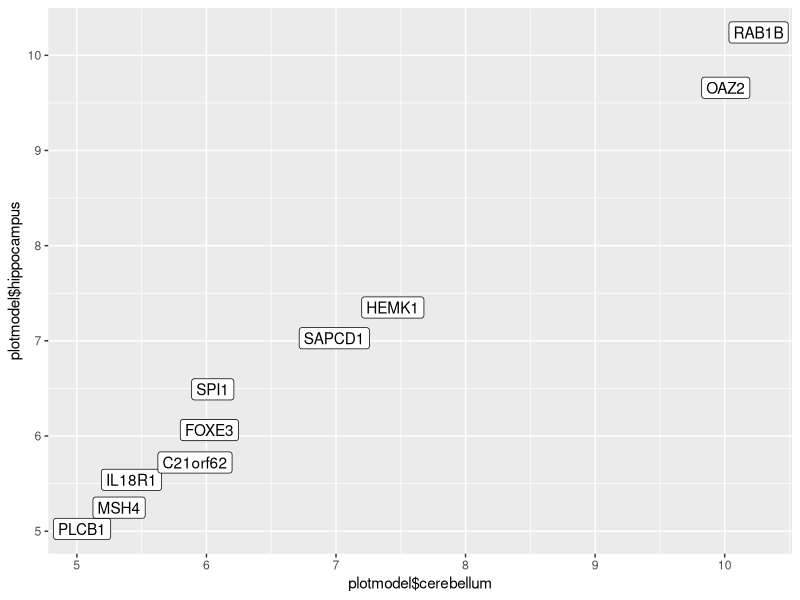
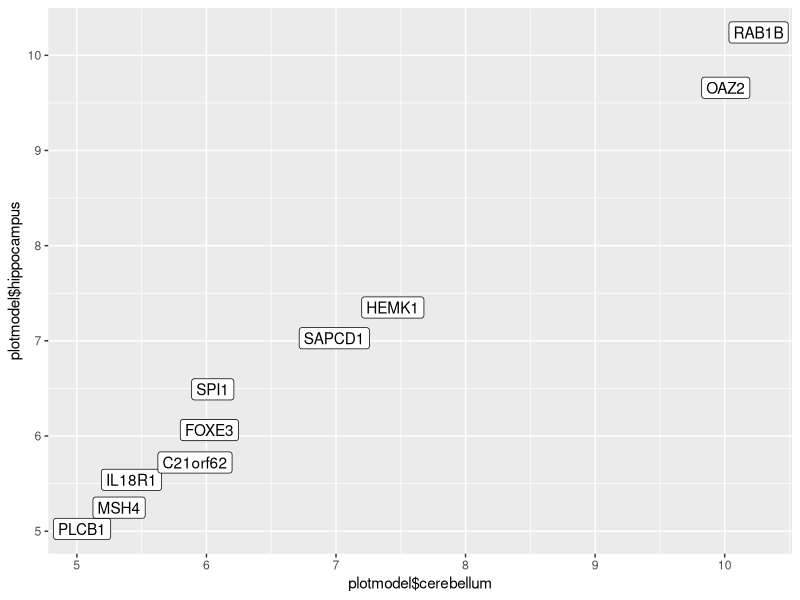
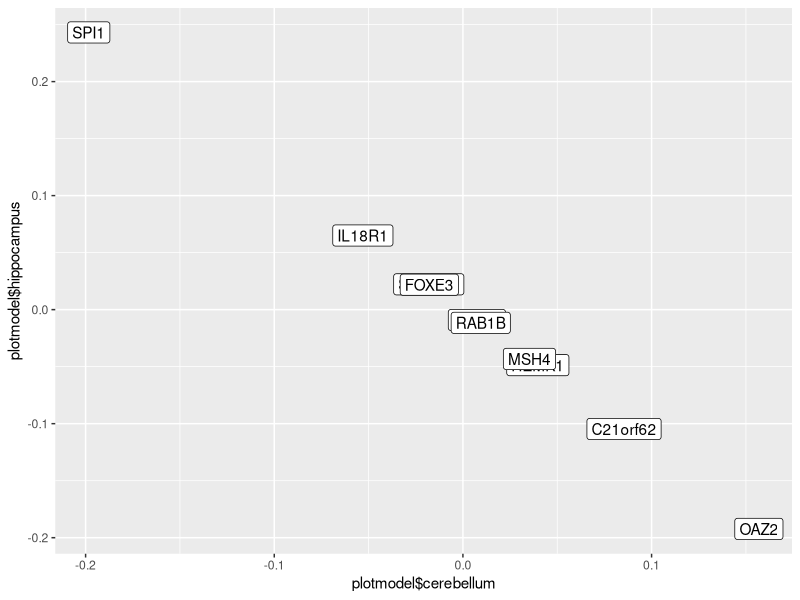
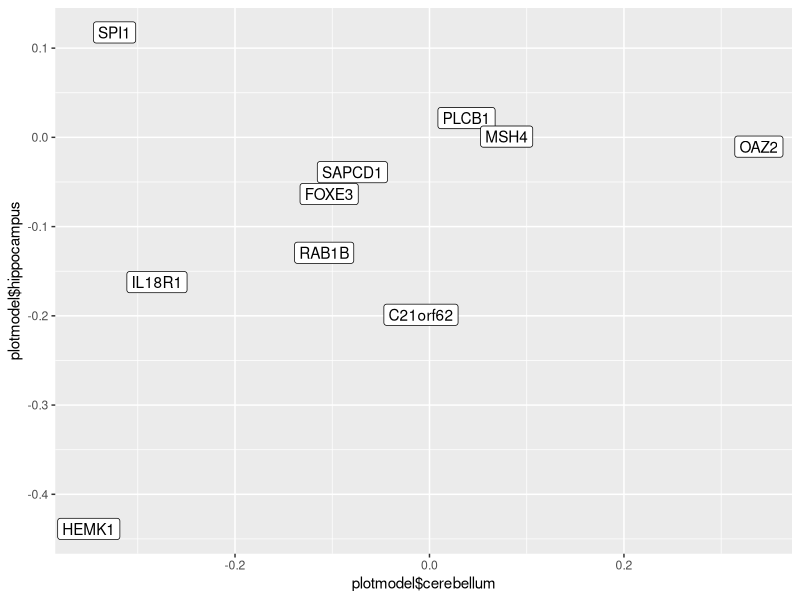

These figures' R source, in order:
.libPaths('C:/Users/BrBl1834/R/win-library')
library(dslabs)
library(caret)
library(tidyverse)
data("tissue_gene_expression")

# set.seed(1993) #if using R 3.5 or earlier
set.seed(1993, sample.kind="Rounding") # if using R 3.6 or later
ind <- which(tissue_gene_expression$y %in% c("cerebellum", "hippocampus"))
y <- droplevels(tissue_gene_expression$y[ind])
x <- tissue_gene_expression$x[ind, ]
x <- x[, sample(ncol(x), 10)]

# Q1 train on all data (overfitting!)
model<-train(x,y, method = "lda")

# Q2
model
model$finalModel$means
plotmodel<-data.frame(t(model$finalModel$means))
ggplot(data = plotmodel,aes(x=plotmodel$cerebellum,y=plotmodel$hippocampus)) + 
  geom_point() + geom_label(aes(label=rownames(plotmodel)))


# Q3

library(dslabs)      
library(caret)
data("tissue_gene_expression")

set.seed(1993) #set.seed(1993, sample.kind="Rounding") if using R 3.6 or later
ind <- which(tissue_gene_expression$y %in% c("cerebellum", "hippocampus"))
y <- droplevels(tissue_gene_expression$y[ind])
x <- tissue_gene_expression$x[ind, ]
x <- x[, sample(ncol(x), 10)]

model<-train(x,y, method = "qda")
model

# Q4

model
model$finalModel$means
plotmodel<-data.frame(t(model$finalModel$means))
ggplot(data = plotmodel,aes(x=plotmodel$cerebellum,y=plotmodel$hippocampus)) + 
  geom_point() + geom_label(aes(label=rownames(plotmodel)))

# Q5 preprocess: some predictors are low/high in both groups
model<-train(x,y, method = "lda", preProcess = 'center')
model
plotmodel<-data.frame(t(model$finalModel$means))
ggplot(data = plotmodel,aes(x=plotmodel$cerebellum,y=plotmodel$hippocampus)) + 
  geom_point() + geom_label(aes(label=rownames(plotmodel)))

# Q6
library(dslabs)      
library(caret)
data("tissue_gene_expression")

# set.seed(1993) # if using R 3.5 or earlier
set.seed(1993, sample.kind="Rounding") # if using R 3.6 or later
y <- tissue_gene_expression$y
x <- tissue_gene_expression$x
x <- x[, sample(ncol(x), 10)]
model<-train(x,y, method = "lda", preProcess = 'center')
model
plotmodel<-data.frame(t(model$finalModel$means))
ggplot(data = plotmodel,aes(x=plotmodel$cerebellum,y=plotmodel$hippocampus)) + 
  geom_point() + geom_label(aes(label=rownames(plotmodel)))
